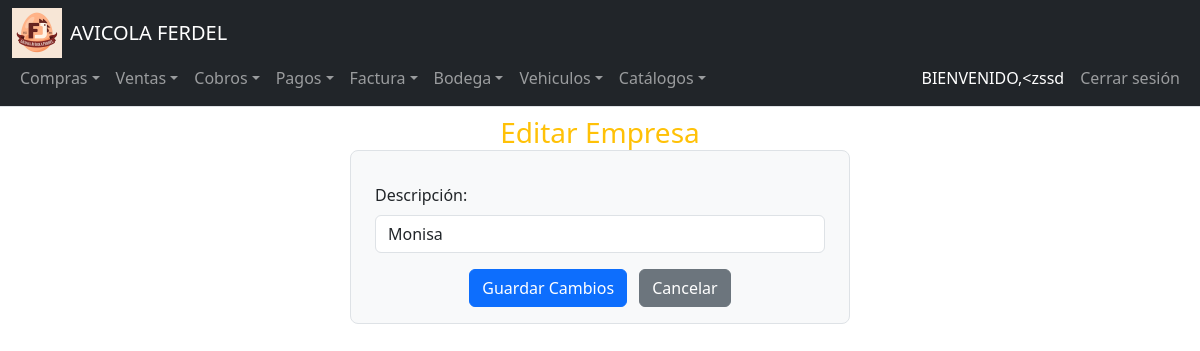
The page /empresa/1/editar (signed in) on the database as committed earlier.
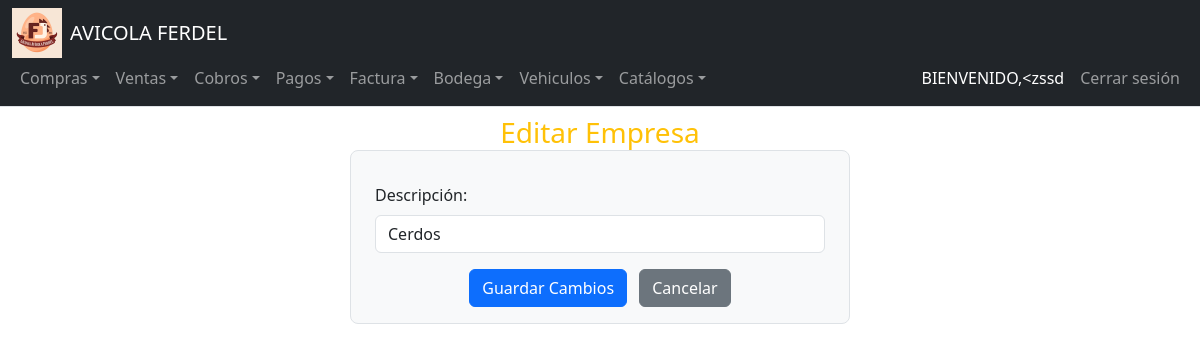
The same page on the database as committed later.
### tables this page shows
CREATE TABLE Empresa (
    ID_Empresa INTEGER PRIMARY KEY AUTOINCREMENT,
    Descripcion TEXT
);

### app.py (the view, shortened to what this page needs)
@app.route("/empresa/<int:id>/editar", methods=["GET", "POST"])
def editar_empresa(id):
    empresa = db.execute("SELECT * FROM Empresa WHERE ID_Empresa = ?", id)
    if not empresa:
        flash("Empresa no encontrada.", "danger")
        return redirect(url_for("empresa"))
    empresa = empresa[0]
    return render_template("editar_empresa.html", empresa=empresa)

### app.py (called while the page is built)
@login_manager.user_loader
def load_user(user_id):
    user_data = db.execute("SELECT * FROM Usuarios WHERE ID_Usuario = ?", user_id)
    if len(user_data) == 1:
        return User(user_data[0]["ID_Usuario"], user_data[0]["NombreUsuario"])
    return None

@app.after_request
def after_request(response):
    response.headers["Cache-Control"] = "no-cache, no-store, must-revalidate"
    response.headers["Expires"] = 0
    response.headers["Pragma"] = "no-cache"
    return response

### Templates/editar_empresa.html (shortened to what this page needs)
{% extends "layout.html" %}
{% block main %}
<div class="container mt-4">
    <h3 class="mb-3 text-warning text-center">Editar Empresa</h3>
    <form method="post" class="row g-3 border rounded-3 p-3 bg-light mx-auto" style="max-width: 500px;">
        <div class="col-12">
            <label class="form-label">Descripción:</label>
            <input type="text" name="descripcion" class="form-control" value="{{ empresa.Descripcion }}" required>
        </div>
        <div class="col-12 text-center">
            <button type="submit" class="btn btn-primary">Guardar Cambios</button>
            <a href="{{ url_for('empresa') }}" class="btn btn-secondary ms-2">Cancelar</a>
        </div>
    </form>
</div>
{% endblock %}

Rows that differ between the two databases and show on the page:
changed Empresa: descripcion "Monisa" → "Cerdos"
